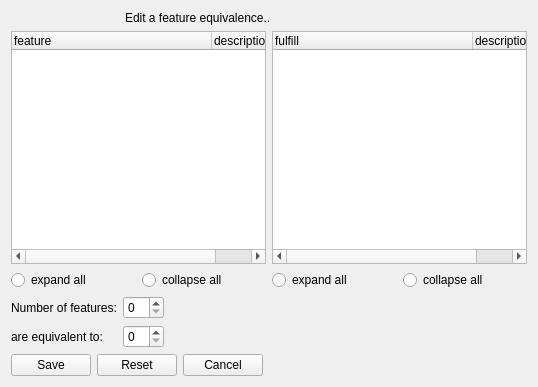
<?xml version="1.0" encoding="UTF-8"?>
<ui version="4.0">
 <class>feature_equivalence_edit_form</class>
 <widget class="QWidget" name="feature_equivalence_edit">
  <property name="geometry">
   <rect>
    <x>0</x>
    <y>0</y>
    <width>538</width>
    <height>387</height>
   </rect>
  </property>
  <property name="windowTitle">
   <string>Edit a feature equivalence</string>
  </property>
  <property name="action" stdset="0">
   <string>FeatureEquivalenceRequest FeatureEquivalence {feature_id={feature.selected};fulfill_id={fulfill.selected};count{{main.count}};fulfillcount{{main.fulfillcount}}}</string>
  </property>
  <property name="assign:fulfill.selected" stdset="0">
   <string notr="true">main.fulfill_id</string>
  </property>
  <property name="assign:feature.selected" stdset="0">
   <string notr="true">main.id</string>
  </property>
  <layout class="QGridLayout" name="gridLayout">
   <item row="5" column="0">
    <layout class="QHBoxLayout" name="horizontalLayout">
     <item>
      <widget class="QPushButton" name="link">
       <property name="text">
        <string>Save</string>
       </property>
       <property name="form" stdset="0">
        <string notr="true">_CLOSE_</string>
       </property>
       <property name="action" stdset="0">
        <string notr="true">createFeatureEquivalence FeatureEquivalence {}</string>
       </property>
      </widget>
     </item>
     <item>
      <widget class="QPushButton" name="pushButton">
       <property name="text">
        <string>Reset</string>
       </property>
       <property name="action" stdset="0">
        <string>read</string>
       </property>
       <property name="action" stdset="0">
        <string>FeatureEquivalenceRequest FeatureEquivalence {feature_id={feature.selected}}</string>
       </property>
      </widget>
     </item>
     <item>
      <widget class="QPushButton" name="cancel">
       <property name="text">
        <string>Cancel</string>
       </property>
       <property name="form" stdset="0">
        <string notr="true">_CLOSE_</string>
       </property>
      </widget>
     </item>
     <item>
      <spacer name="horizontalSpacer">
       <property name="orientation">
        <enum>Qt::Horizontal</enum>
       </property>
       <property name="sizeHint" stdset="0">
        <size>
         <width>40</width>
         <height>20</height>
        </size>
       </property>
      </spacer>
     </item>
    </layout>
   </item>
   <item row="0" column="0">
    <layout class="QHBoxLayout" name="horizontalLayout_2">
     <item>
      <widget class="QLabel" name="label_2">
       <property name="maximumSize">
        <size>
         <width>32</width>
         <height>32</height>
        </size>
       </property>
       <property name="text">
        <string/>
       </property>
       <property name="pixmap">
        <pixmap resource="../qtclient.qrc">:/images/chart_organisation.png</pixmap>
       </property>
      </widget>
     </item>
     <item>
      <widget class="QLabel" name="label_3">
       <property name="maximumSize">
        <size>
         <width>32</width>
         <height>32</height>
        </size>
       </property>
       <property name="text">
        <string/>
       </property>
       <property name="pixmap">
        <pixmap resource="../qtclient.qrc">:/images/link_edit.png</pixmap>
       </property>
      </widget>
     </item>
     <item>
      <widget class="QLabel" name="label_4">
       <property name="maximumSize">
        <size>
         <width>32</width>
         <height>32</height>
        </size>
       </property>
       <property name="text">
        <string/>
       </property>
       <property name="pixmap">
        <pixmap resource="../qtclient.qrc">:/images/chart_organisation.png</pixmap>
       </property>
      </widget>
     </item>
     <item>
      <widget class="QLabel" name="label">
       <property name="text">
        <string>Edit a feature equivalence..</string>
       </property>
      </widget>
     </item>
    </layout>
   </item>
   <item row="2" column="0">
    <layout class="QGridLayout" name="gridLayout_2">
     <item row="0" column="1">
      <widget class="QTreeWidget" name="fulfill">
       <property name="enabled">
        <bool>true</bool>
       </property>
       <property name="editTriggers">
        <set>QAbstractItemView::NoEditTriggers</set>
       </property>
       <property name="selectionMode">
        <enum>QAbstractItemView::SingleSelection</enum>
       </property>
       <property name="itemsExpandable">
        <bool>true</bool>
       </property>
       <property name="action" stdset="0">
        <string notr="true">FulfillHierarchyRequest feature {}</string>
       </property>
       <attribute name="headerDefaultSectionSize">
        <number>200</number>
       </attribute>
       <column>
        <property name="text">
         <string>fulfill</string>
        </property>
       </column>
       <column>
        <property name="text">
         <string>description</string>
        </property>
       </column>
      </widget>
     </item>
     <item row="2" column="2">
      <layout class="QHBoxLayout" name="horizontalLayout_3"/>
     </item>
     <item row="1" column="0">
      <layout class="QHBoxLayout" name="horizontalLayout_4">
       <item>
        <widget class="QRadioButton" name="ignore_expand_feats">
         <property name="text">
          <string>expand all</string>
         </property>
        </widget>
       </item>
       <item>
        <widget class="QRadioButton" name="ignore_collapse_feats">
         <property name="text">
          <string>collapse all</string>
         </property>
        </widget>
       </item>
      </layout>
     </item>
     <item row="0" column="0">
      <widget class="QTreeWidget" name="feature">
       <property name="enabled">
        <bool>true</bool>
       </property>
       <property name="editTriggers">
        <set>QAbstractItemView::NoEditTriggers</set>
       </property>
       <property name="selectionMode">
        <enum>QAbstractItemView::SingleSelection</enum>
       </property>
       <property name="itemsExpandable">
        <bool>true</bool>
       </property>
       <property name="action" stdset="0">
        <string notr="true">FeatureHierarchyRequest feature {}</string>
       </property>
       <attribute name="headerDefaultSectionSize">
        <number>200</number>
       </attribute>
       <column>
        <property name="text">
         <string>feature</string>
        </property>
       </column>
       <column>
        <property name="text">
         <string>description</string>
        </property>
       </column>
      </widget>
     </item>
     <item row="1" column="1">
      <layout class="QHBoxLayout" name="horizontalLayout_7">
       <item>
        <widget class="QRadioButton" name="ignore_expand_feats_2">
         <property name="text">
          <string>expand all</string>
         </property>
        </widget>
       </item>
       <item>
        <widget class="QRadioButton" name="ignore_collapse_feats_2">
         <property name="text">
          <string>collapse all</string>
         </property>
        </widget>
       </item>
      </layout>
     </item>
    </layout>
   </item>
   <item row="3" column="0">
    <layout class="QFormLayout" name="formLayout">
     <property name="fieldGrowthPolicy">
      <enum>QFormLayout::AllNonFixedFieldsGrow</enum>
     </property>
     <item row="1" column="0">
      <widget class="QLabel" name="label_requires">
       <property name="text">
        <string>Number of features:</string>
       </property>
      </widget>
     </item>
     <item row="1" column="1">
      <layout class="QHBoxLayout" name="horizontalLayout_5">
       <item>
        <widget class="QSpinBox" name="count"/>
       </item>
       <item>
        <spacer name="horizontalSpacer_2">
         <property name="orientation">
          <enum>Qt::Horizontal</enum>
         </property>
         <property name="sizeHint" stdset="0">
          <size>
           <width>40</width>
           <height>20</height>
          </size>
         </property>
        </spacer>
       </item>
      </layout>
     </item>
     <item row="2" column="0">
      <widget class="QLabel" name="label_7">
       <property name="text">
        <string>are equivalent to:</string>
       </property>
      </widget>
     </item>
     <item row="2" column="1">
      <layout class="QHBoxLayout" name="horizontalLayout_6">
       <item>
        <widget class="QSpinBox" name="fulfillcount"/>
       </item>
       <item>
        <spacer name="horizontalSpacer_3">
         <property name="orientation">
          <enum>Qt::Horizontal</enum>
         </property>
         <property name="sizeHint" stdset="0">
          <size>
           <width>40</width>
           <height>20</height>
          </size>
         </property>
        </spacer>
       </item>
      </layout>
     </item>
    </layout>
   </item>
  </layout>
 </widget>
 <tabstops>
  <tabstop>feature</tabstop>
  <tabstop>fulfill</tabstop>
  <tabstop>ignore_expand_feats</tabstop>
  <tabstop>ignore_collapse_feats</tabstop>
  <tabstop>ignore_expand_feats_2</tabstop>
  <tabstop>ignore_collapse_feats_2</tabstop>
  <tabstop>count</tabstop>
  <tabstop>fulfillcount</tabstop>
  <tabstop>link</tabstop>
  <tabstop>pushButton</tabstop>
  <tabstop>cancel</tabstop>
 </tabstops>
 <resources>
  <include location="../qtclient.qrc"/>
  <include location="../qtclient.qrc"/>
 </resources>
 <connections>
  <connection>
   <sender>ignore_expand_feats</sender>
   <signal>clicked()</signal>
   <receiver>feature</receiver>
   <slot>expandAll()</slot>
   <hints>
    <hint type="sourcelabel">
     <x>132</x>
     <y>267</y>
    </hint>
    <hint type="destinationlabel">
     <x>261</x>
     <y>222</y>
    </hint>
   </hints>
  </connection>
  <connection>
   <sender>ignore_collapse_feats</sender>
   <signal>clicked()</signal>
   <receiver>feature</receiver>
   <slot>collapseAll()</slot>
   <hints>
    <hint type="sourcelabel">
     <x>260</x>
     <y>267</y>
    </hint>
    <hint type="destinationlabel">
     <x>261</x>
     <y>222</y>
    </hint>
   </hints>
  </connection>
  <connection>
   <sender>ignore_expand_feats_2</sender>
   <signal>clicked()</signal>
   <receiver>fulfill</receiver>
   <slot>expandAll()</slot>
   <hints>
    <hint type="sourcelabel">
     <x>299</x>
     <y>252</y>
    </hint>
    <hint type="destinationlabel">
     <x>300</x>
     <y>163</y>
    </hint>
   </hints>
  </connection>
  <connection>
   <sender>ignore_collapse_feats_2</sender>
   <signal>clicked()</signal>
   <receiver>fulfill</receiver>
   <slot>collapseAll()</slot>
   <hints>
    <hint type="sourcelabel">
     <x>455</x>
     <y>259</y>
    </hint>
    <hint type="destinationlabel">
     <x>450</x>
     <y>205</y>
    </hint>
   </hints>
  </connection>
 </connections>
</ui>
